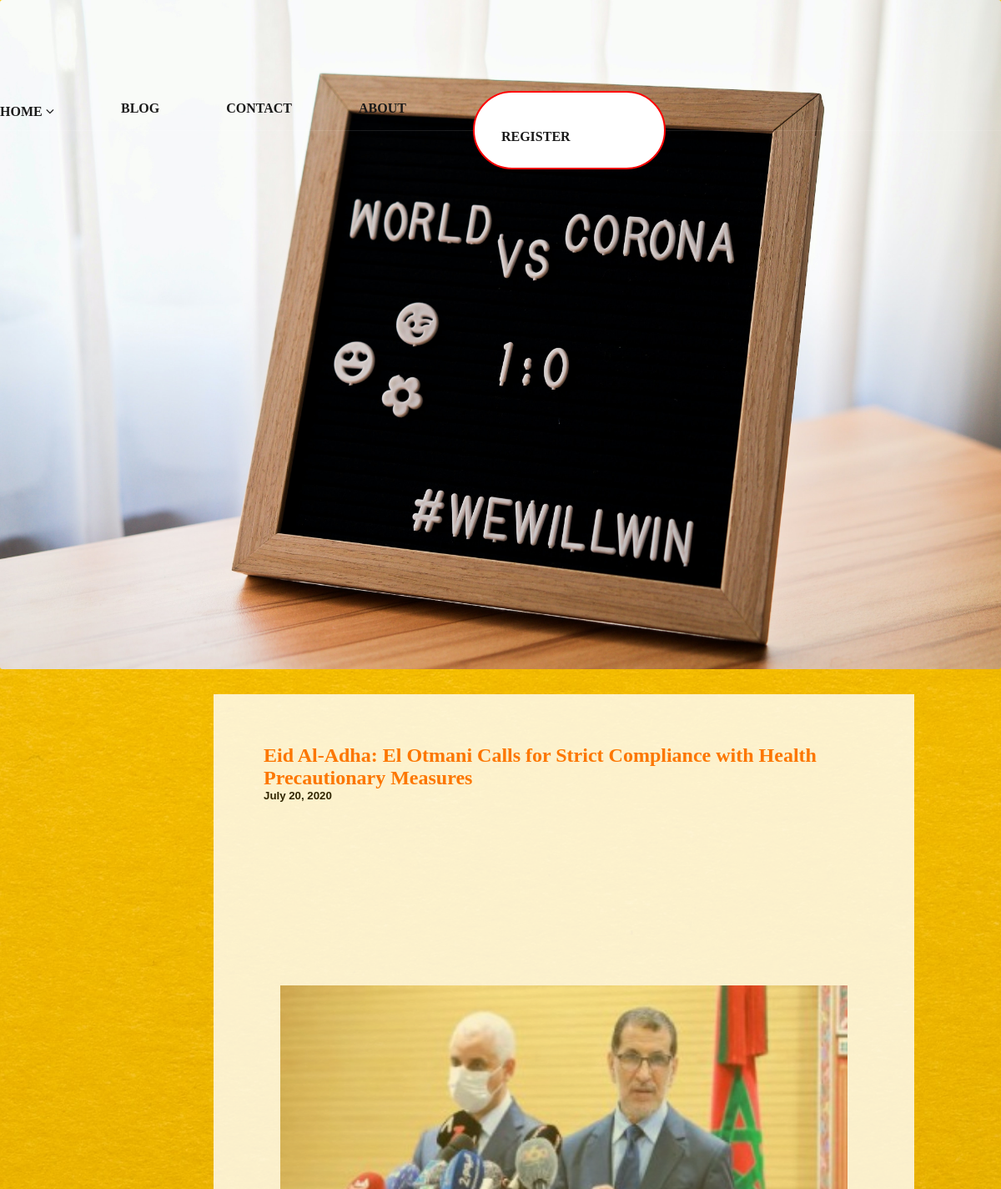
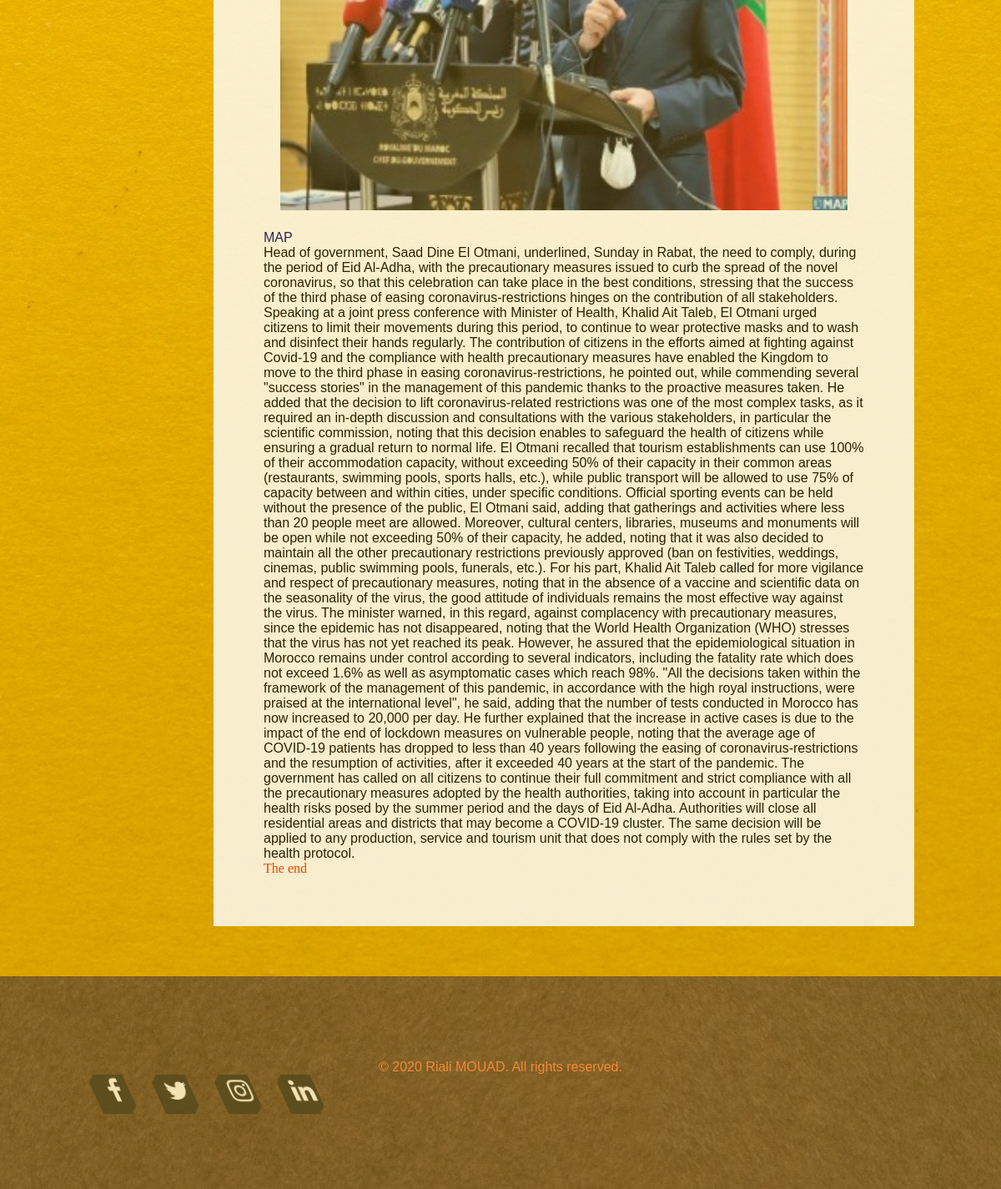
Page /blog/3 on the committed database (2 pictures, top to bottom).
### blog/models.py (models this page shows, shortened)
class Blog(models.Model):
    user = models.ForeignKey(User , on_delete=models.DO_NOTHING)
    nickname=models.CharField(max_length=100, default='THe Writter')
    titre=models.CharField(max_length=100)
    body=models.TextField()
    img=models.ImageField(upload_to='static',default='static/default.png')
    date=models.DateField(default=timezone.now())
    acitve=models.BooleanField(default=True)

### blog/views.py (the view)
# urls.py: url(r'^/(?P<id>\d+)$', views.post , name='post')
def post(request , id):
    post= get_object_or_404(Blog , id =id)
    context ={
        'post' : post,
    }
    return render(request, 'blog/details.html' ,context)

### blog/templates/blog/details.html (shortened to what this page needs)
<!DOCTYPE html>
<html lang="en" dir="ltr">
  <head>
  </head>
  {% load static %}
<link rel="stylesheet" href="{% static 'css/styles_blog.css' %}">
<link rel="stylesheet" href="https://cdnjs.cloudflare.com/ajax/libs/font-awesome/4.7.0/css/font-awesome.min.css">
  <body>
    <h1>
      <a href="/blog">
      <img class="logo-blog" src="{% static 'aljoscha-laschgari-F2tZmxGtrX8-unsplash.jpg' %}" alt="" title="home">
      </a>
    </h1>
    <div class="card">
        <h2 style="color:#ff6600">{{post.titre}}</h2>
        <h5 style="font-family:sans-serif">{{post.date}}</h5>
  <div class="fakeimg" style="height:200px;"></div>
        <img src="{{post.img.url}}" class="img-post" alt="TMAGE"><p style="color: #000066;font-family:sans-serif">{{post.nickname}}</p><p style="font-family:sans-serif;">{{post.body}}</p>
        <a href="/blog" style="color:#eb3007">The end</a>
</div>
<div class="footer">
  <p style="color: coral;">© 2020 Riali MOUAD.  All rights reserved.</p>
  <ul>
   <li>
     <a href="#">
       <span class="fa fa-facebook"></span>
     </a>
   </li>
   <li>
     <a href="#">
       <span class="fa fa-twitter"></span>
     </a>
   </li>
   <li>
     <a href="#">
       <span class="fa fa-instagram"></span>
     </a>
   </li>
   <li>
     <a href="#">
       <span class="fa fa-linkedin"></span>
     </a>
   </li>
 </ul>
</div>
</body>
  <header>
    <div class="container">
      <nav>
        <ul class="nav-list">
          <li style="color:#eb3007">
            <a href="/">Home
            <i class="fa fa-angle-down"></i></a>
          </li>
          <li style="color:White">
            <a href="/blog">blog</a>
          </li>
           <li style="color:White">
            <a href="#">contact</a>
          </li>
          <li style="color:White">
            <a href="#">About</a>
          </li>
        <li class="move-right btn" style="color:White">
          <a href="/admin/">Register</a>
        </li>
        </ul>
      </nav>
    </div>
  </header>
</html>

### media/static/css/styles_blog.css (style rules this page uses)
*, *::after { margin: 0; box-sizing: border-box; }
a { text-decoration: none; }
ul { list-style: none; }
nav { position: absolute; top: 1%; width: 100%; height: 8rem; border-bottom: 1px solid rgba(255,255,255,.1); }
.nav-list { display:flex; }
.nav-list li { line-height:10px; position: relative; top: 5rem; }
.nav-list a { display: block; color: #191919; padding-top: 1rem; padding-right: 5rem; font-size: 1rem; font-family: cursive; font-weight: bold; text-transform: uppercase; transition: color 650ms; }
.logo-blog { border-radius: 3px; width: 100%; height: 100%; }
.btn { padding: 2rem; display: inline-block; background-color: white; border: 2px solid Red; border-radius: 5rem; transition: background-color 650ms; }
.card { position: relative; left: 16rem; width: 70%; height: 30%; background-color: White; padding: 60px; margin-top: 20px; opacity: 0.8; }
.img-post { position: relative; width: 100%; padding: 20px; }
.footer { height: 30%; padding: 100px; text-align: center; background-image:url('/media/static/cover.jpg'); opacity: 0.7; margin-top: 60px; font-family: Impact, Haettenschweiler, 'Arial Narrow Bold', sans-serif; font-weight: lighter; }
* { padding: 0; margin: 0; }
.footer>p { font-weight: normal; font-family: sans-serif; }
.footer>ul { position: relative; display: flex; transform: rotate(0deg) skew(25deg); transform-style: preserve-3d; }
.footer>ul li { position: relative; list-style: none; width: 35px; height: 37px; margin: 0 20px; }
.footer>ul li::before { content: ''; position: absolute; bottom: -10px; left: -5px; width: 100%; height: 10px; background: #2a2a2a; transform: skewX(-41deg); }
.footer>ul li::after { content: ''; position: absolute; top: 5px; left: -9px; width: 9px; height: 100%; background: #2a2a2a; transform: skewY(-49deg); }
.footer>ul li span { position: absolute; top: 0; left: 0; width: 100%; height: 100%; display: flex !important; background: #2a2a2a; justify-content: center; align-items: center; color: #fff; font-size: 30px !important; }

### rows in the picture
Blog: titre "Eid Al-Adha: El Otmani Calls for Strict Compliance with Health Precautionary Measures", date "July 20, 2020", img (picture), nickname "MAP", body "Head of government, Saad Dine El Otmani, underlined, Sunday in Rabat, the need to comply, during the period of Eid Al-Adha, with the precautionary measures issued to curb the spread of the novel coronavirus, so that this celebration can take place in the best conditions, stressing that the success of the third phase of easing coronavirus-restrictions hinges on the contribution of all stakeholders. Speaking at a joint press conference with Minister of Health, Khalid Ait Taleb, El Otmani urged citizens to limit their movements during this period, to continue to wear protective masks and to wash and disinfect their hands regularly. The contribution of citizens in the efforts aimed at fighting…"
